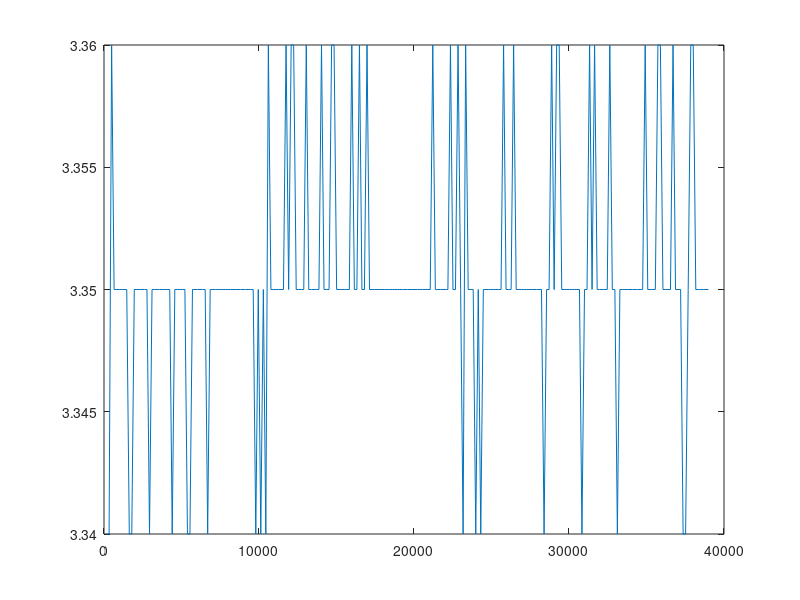
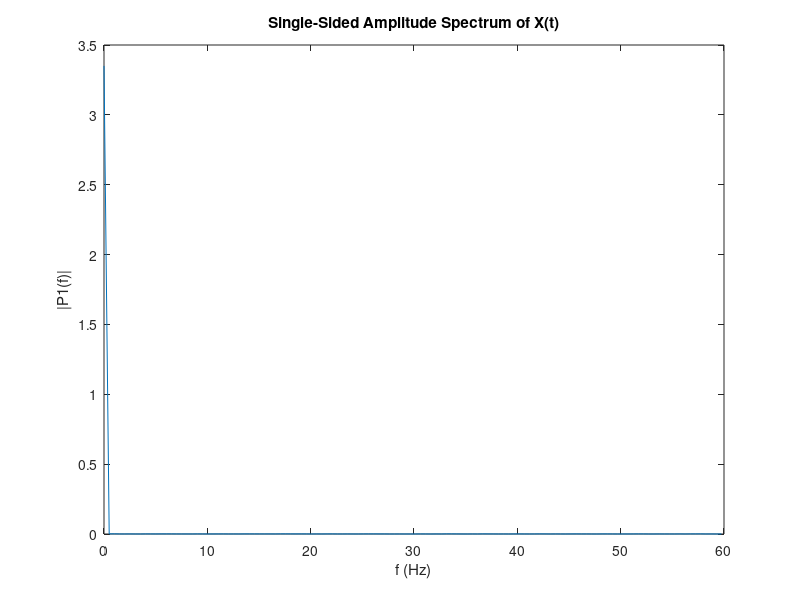

These figures' MATLAB source, in order:
clc;
clear all;

Fs = 120;
T = 1/Fs;

x = csvread('with_analogue_without_digital.csv');

sig = x(:,1).';
time = x(:,end).';
L = length(time);
figure()
plot(time,sig);


Y = fft(sig);

P2 = abs(Y/L);
P1 = P2(1:L/2+1);
P1(2:end-1) = 2*P1(2:end-1);

f = Fs*(0:(L/2))/L;
figure();
plot(f,P1) 
title('Single-Sided Amplitude Spectrum of X(t)')
xlabel('f (Hz)')
ylabel('|P1(f)|')

